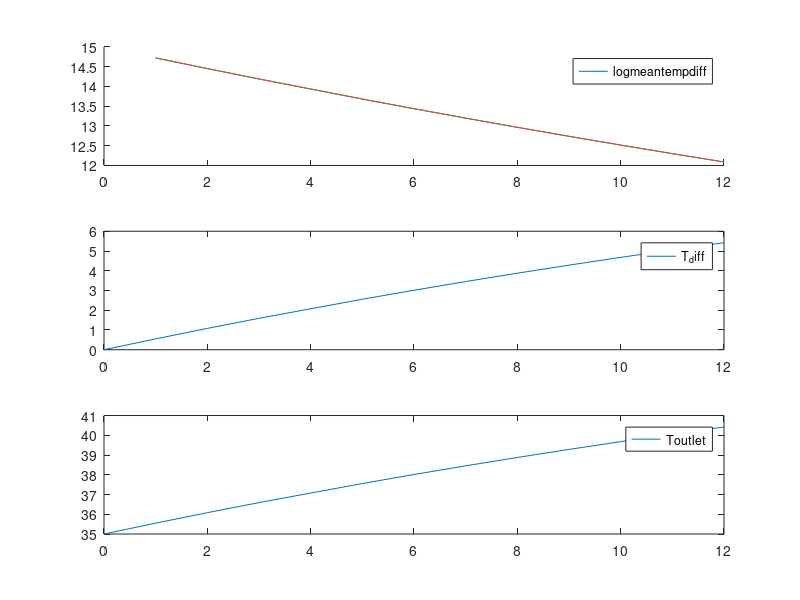

Here is the MATLAB script that generated this plot:
%% Bank of Tubes Analysis on Subpack Cooling
clear all 
% close all
%% Assumptions
%Nusselt Number correlation does not technically hold true since our flow
%regieme changes as a function of our velocity, however it is a decent
%enough of an approximation

%Average internal resistance of cell used
%Entropic heat not accounted for

%Air properties only evaluated at 30C and 50C
%% Parameters
P_avg = 18.6; % [kW] Average power 
P_max = 20; % [kW] Max power 


%Cell Spacing (from center of one cell to another)
s_l = 11.5*10^-3; % [m] longitudinal spacing
s_t = 24e-3;


%Constants Based on Cell Config 
%C1= 0.35*(s_t/s_l)^(1/5);
%C1 = 0.9;
C2 = 0.95;
m = 0.6;

%Cell Properties
T_cell_max = 55; %[C] 
T_ambient = 35; %[C]
N_rows = [0,1,2,3,5,6,7,8,9,10,11,12]; % Number of rows
N_cells = 6; % Number of cells per row
%totalcells = N_rows*N_cells;
D_cell = 21.55 *10^-3; %[m] Cell diameter
R_cell = D_cell/2; % [m] Cell radius
k_cell = 2.21; %[W /m K] 
L_cell = 70.15*10^-3; % [m] Cell length/height
SA_cell = 0.5*(L_cell-12.7*10^-3)*2*pi*R_cell; %[m^2] Surface Area of cell
R_internal = 0.0087; % [Ohms]

% %Air Properties at 30 C
% rho = 1.164; % [kg/m^3]
% Cp = 1006; % [J/kg K]
% mu = 18.72*10^-6; % [N s/m^2]
% k = 26.62*10^-3; % [W/m K] 
% Pr = mu*Cp/k; %

%Air Properties at 35 C
rho = 1.1459; % [kg/m^3]
Cp = 1006.7; % [J/kg K]
mu = 18.915*10^-6; % [N s/m^2]
k = 26.71*10^-3; % [W/m K] 
Pr = mu*Cp/k; %

% %Air Properties at 50 C (Surface Temp)
% rho_s = 1.093; % [kg/m^3]
% Cp_s = 1007; % [J/kg K]
% mu_s = 19.53*10^-6; % [N s/m^2]
% k_s = 28.08*10^-3; % [W/m K]
% Pr_s = mu_s*Cp_s/k_s; 

%Air Properties at 55 C (Surface Temp)
rho_s = 1.0759; % [kg/m^3]
Cp_s = 1007.7; % [J/kg K]
mu_s = 19.835*10^-6; % [N s/m^2]
k_s = 28.16*10^-3; % [W/m K]
Pr_s = mu_s*Cp_s/k_s; %


%Pack Properties
V_nom = 432; % [V]


%V_inlet_target = 0.29
V_inlet_target = 5
%% Calculations

% For s_l = 24 mm

%Matrix Initialization
n = 40; % number of intervals
P = 0:P_avg/n:P_max;
V_inlet = size(P);
P_delta = size(P);

    %% Calculations
    % For s_l = 24 mm
figure;    
    %Matrix Initialization
    n = 40; % number of intervals
    P = 0:P_avg/n:P_max;
    V_inlet = size(P);
    P_delta = size(P);
    temperature = [50,55];
    
for k = 1:2
    T_cell_max = temperature(k);
    switch k
        case 1
            title = "50 Degree Max Temp";
        case 2
            title = "55 Degree Max Temp";

    end
    for j = 1:length(s_t)
        for i = 1:length(P)
            P_avg = P(i);
            %Heat generation and temperature calcs
            I = (P_avg*1000/V_nom)/3; %[A]
            q_total = I^2*R_internal; % [W]
            q_vol_gen = q_total/(pi*R_cell^2*L_cell); % [W/m^3]
            T_s = T_cell_max-(q_vol_gen*R_cell^2)/(4*k_cell); % [K]
            
            %Heat transfer coefficient 
            h= q_total/((T_s-T_ambient)*SA_cell);
            
            %Flow characteristics
            C1 = 0.35*(s_t(j)/s_l)^(1/5);
            Nu = h*D_cell/k_s;
            Re_max = (Nu/(C1*C2*Pr^0.36*(Pr/Pr_s)^0.25))^(1/m);
            
            %Checking where max velocity occurs
    
            s_d(j) = sqrt(s_l^2 + (s_t(j)/2)^2); %[m] diagonal spacing
    
            A1 = (s_t(j)-D_cell);
            A2 = 2*(s_d(j)-D_cell);
            if A2<A1
                V_max = Re_max*mu/(rho*2*(s_d(j)-D_cell)); %Vmax is at A2, denominator is just diameter
                V_inlet(j,i) = V_max*2*(s_d(j)-D_cell)/s_t(j);
                %fprintf('Vmax occurs at A2')
            else
                V_max = Re_max*mu/(D_cell); %Vmax is at A1
                V_inlet(j,i) = V_max*(s_t(j)-D_cell)/s_t(j);
                %fprintf('Vmax occurs at A1')
            end
            
            %Pressure Drop
        for z = 1:length(N_rows)
            P_l = s_l/D_cell;
            P_t = s_t(j)/D_cell;
            Pans = (P_t-1)/(P_l-1);
            P_ratio = P_t/P_l;
    
            %Rough estimates of pressure drop coefficient
            X=1.1; % staggered graph
            f = 0.9; % staggered graph

            %P_delta(i) = N_rows(z)*X*(rho*V_max^2/2)*f; %[Pa]

            totalcells = N_rows(z)*N_cells;
            T_ambient_new = 35
            T_cell_max = 50
            Ts_minus_To(z) = (T_cell_max-T_ambient_new)*exp((-pi*D_cell*totalcells*h)/(rho*V_inlet_target*N_cells*s_t(j)*Cp));
            logmeantempdiff(z) = (T_cell_max-T_ambient_new-(Ts_minus_To(z)))/log((T_cell_max-T_ambient_new)/Ts_minus_To(z)); %degC, difference in inlet and outlet air temp
            heattransferrate(z)= totalcells*h*pi*D_cell*logmeantempdiff(z)/1000; %W/m
      
            Tout(z) = -(Ts_minus_To(z)-T_cell_max)
            %T_ambient_new = T_ambient_new + Tout(z)
            end
        end    
    end
    % subplot(2,1,1)
    % hold on
    % plot(V_inlet*0.012043*60,P,"DisplayName",title);
    % xlabel('Inlet Velocity [m3/min]')
    % ylabel('Average Power Output [kW]')
    % legend('Location','best')
    % % legend('23','23.5','24','24.5','25','25.5','26','26.5','27')
    % 
    % subplot(2,1,2)
    % hold on
    % plot(P,P_delta,"DisplayName",title)
    % ylabel('Pressure Drop [Pa]')
    % xlabel('Average Power Output [kW]')
    % % legend('23','23.5','24','24.5','25','25.5','26','26.5','27')
    % legend('Location','best')
    
    subplot(3,1,1)
    hold on
    plot(N_rows,logmeantempdiff)
    legend('logmeantempdiff')

    subplot(3,1,2)
    plot(N_rows,Tout-T_ambient)
    legend('T_diff')

    subplot(3,1,3)
    plot(N_rows,Tout)
    legend('Toutlet')
end
%% Plotting
% figure()
% subplot(2,1,1)
% plot(V_inlet*0.01018*60,P);
% xlabel('Inlet Velocity [m3/min]')
% ylabel('Average Power Output [kW]')
% legend('23','23.5','24','24.5','25','25.5','26','26.5','27')
% 
% subplot(2,1,2)
% plot(P,P_delta)
% ylabel('Pressure Drop [Pa]')
% xlabel('Average Power Output [kW]')
% legend('23','23.5','24','24.5','25','25.5','26','26.5','27')
